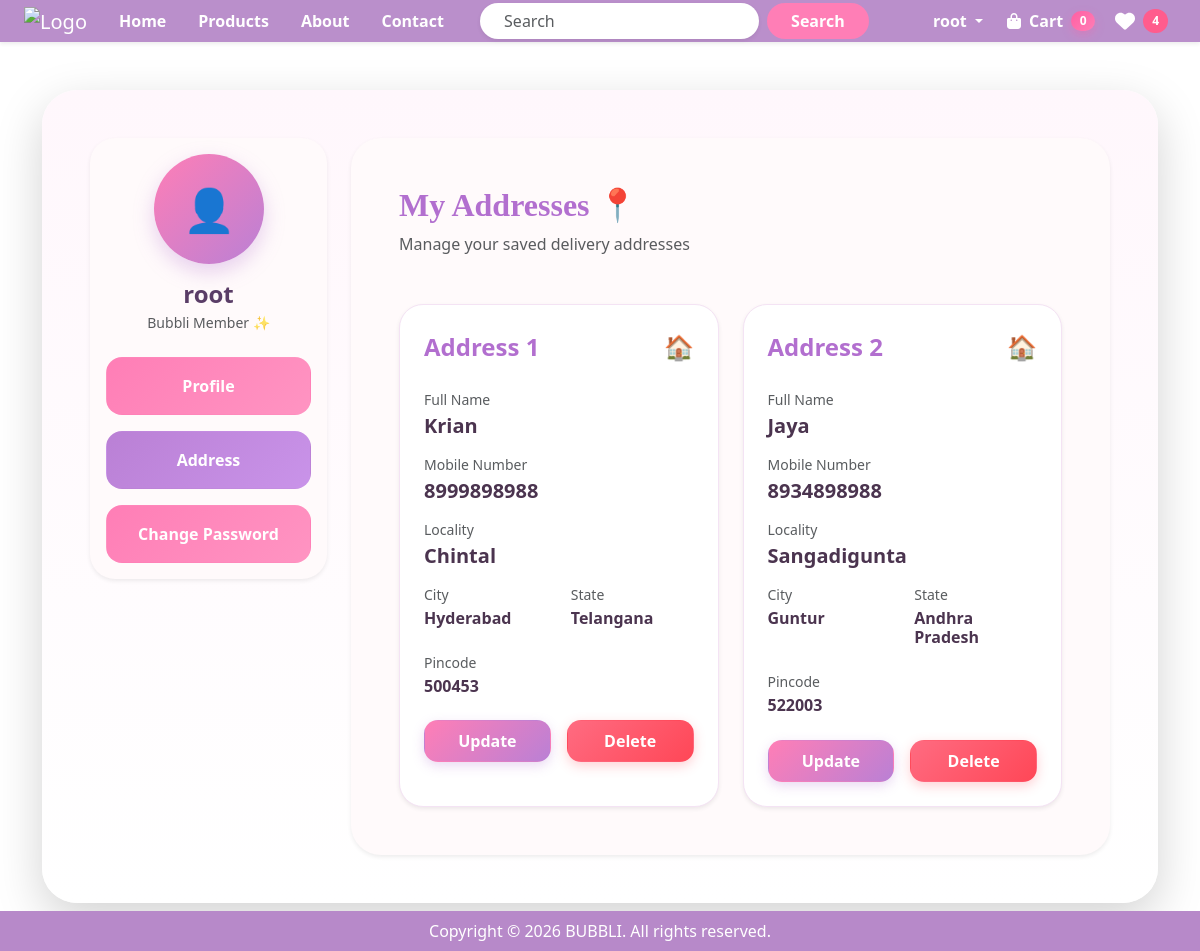
The page /address/ (signed in) on the database its author committed.
### app/models.py (models this page shows, shortened)
class Customer(models.Model):
    user = models.ForeignKey(User, on_delete=models.CASCADE)
    name = models.CharField(max_length=200)
    locality = models.CharField(max_length=200)
    city = models.CharField(max_length=50)
    mobile = models.IntegerField(default=0)
    pincode = models.IntegerField()
    state = models.CharField(choices=STATE_CHOICES, max_length=100)

### app/views.py (the view)
# urls.py: path('address/', views.address, name="address"),
@login_required
def address(request):
    totalitem = 0
    wishitem = 0
    if request.user.is_authenticated:
        totalitem = Cart.objects.filter(user=request.user).aggregate(total=Sum('quantity'))['total'] or 0
        wishitem = len(Wishlist.objects.filter(user=request.user))
    add = Customer.objects.filter(user=request.user)
    return render(request, 'app/address.html', locals())

### app/templates/app/address.html (shortened to what this page needs)
{% extends "app/base.html" %}
{% load static %}
{% block main-content %}
<div class="container py-5">
    <div class="card border-0 shadow-lg p-4 p-lg-5"
         style="border-radius:35px; background:linear-gradient(180deg,#fff7fc,#ffffff);">
        <div class="row">
            <div class="col-lg-3 mb-4 mb-lg-0">
                <div class="card border-0 shadow-sm p-3" style="border-radius:25px; background:#fffafb;">
                    <div class="text-center mb-4">
                        <div style="width:110px; height:110px; background:linear-gradient(135deg,#ff7eb6,#ba80d5); border-radius:50%; margin:auto; display:flex; align-items:center;
                            justify-content:center; font-size:42px; color:white; box-shadow:0 8px 20px rgba(186,128,213,0.35);"> 👤 </div>
                        <h4 class="fw-bold mt-3 mb-1" style="color:#5a3d67;">{{request.user}}</h4>
                        <p class="text-muted small mb-0"> Bubbli Member ✨ </p>
                    </div>
                    <ul class="list-unstyled mb-0">
                        <li class="d-grid mb-3">
                            <a href="{% url 'profile' %}" class="btn text-white fw-bold py-3"
                            style="background:linear-gradient(135deg,#ff7eb6,#ff94c2);border-radius:16px;">Profile </a>
                        </li>
                        <li class="d-grid mb-3">
                            <a href="{% url 'address' %}" class="btn text-white fw-bold py-3"
                               style="background:linear-gradient(135deg,#ba80d5,#c993e9); border-radius:16px;">Address</a>
                        </li>
                        <li class="d-grid">
                            <a href="{% url 'passwordchange' %}" class="btn text-white fw-bold py-3"
                                style="background:linear-gradient(135deg,#ff7eb6,#ff94c2);border-radius:16px;">Change Password </a>
                        </li>
                    </ul>
                </div>
            </div>
            <div class="col-lg-9">
                <div class="card border-0 shadow-sm p-4 p-lg-5" style="border-radius:30px; background:#fffafb;">
                    <div class="d-flex justify-content-between align-items-center flex-wrap mb-5">
                        <div>
                            <h2 class="fw-bold mb-2" style="color:#b26fcf; font-family:Georgia;"> My Addresses 📍 </h2>
                            <p class="text-muted mb-0"> Manage your saved delivery addresses</p>
                        </div>
                    </div>
                    <div class="row g-4">
                        {% for ad in add %}
                        <div class="col-md-6">
                            <div class="p-4 h-100 shadow-sm"style="background:white; border-radius:24px; border:1px solid #f4e3f4;">
                                <div class="d-flex justify-content-between align-items-center mb-4">
                                    <h4 class="fw-bold mb-0" style="color:#b26fcf;">Address {{forloop.counter}}</h4>
                                    <span style="font-size:24px;">🏠</span>
                                </div>
                                <div class="mb-3">
                                    <p class="text-muted small mb-1">Full Name</p>
                                    <h5 class="fw-bold" style="color:#4b344f;"> {{ad.name}}</h5>
                                </div>
                                <div class="mb-3">
                                    <p class="text-muted small mb-1"> Mobile Number </p>
                                    <h5 class="fw-bold" style="color:#4b344f;"> {{ad.mobile}}</h5>
                                </div>
                                <div class="mb-3">
                                    <p class="text-muted small mb-1"> Locality</p>
                                    <h5 class="fw-bold" style="color:#4b344f;"> {{ad.locality}} </h5>
                                </div>
                                <div class="row">
                                    <div class="col-6 mb-3">
                                        <p class="text-muted small mb-1"> City </p>
                                        <h6 class="fw-bold" style="color:#4b344f;"> {{ad.city}}</h6>
                                    </div>
                                    <div class="col-6 mb-3">
                                        <p class="text-muted small mb-1"> State </p>
                                        <h6 class="fw-bold" style="color:#4b344f;"> {{ad.state}} </h6>
                                    </div>
                                </div>
                                <div class="mb-4">
                                    <p class="text-muted small mb-1"> Pincode </p>
                                    <h6 class="fw-bold" style="color:#4b344f;"> {{ad.pincode}} </h6>
                                </div>
                                <div class="d-flex gap-3">
                                    <a href="{% url 'updateAddress' pk=ad.id %}" class="btn text-white fw-bold w-100 py-2"
                                       style="background:linear-gradient(135deg,#ff7eb6,#ba80d5); border-radius:14px; box-shadow:0 4px 12px rgba(186,128,213,0.30);">
                                        Update </a>
                                    <a href="{% url 'deleteAddress' ad.id %}" class="btn text-white fw-bold w-100 py-2"
                                       style="background:linear-gradient(135deg,#ff6b81,#ff4757); border-radius:14px; box-shadow:0 4px 12px rgba(255,71,87,0.25);">
                                        Delete</a>
                                </div>
                            </div>
                        </div>
                        {% endfor %}
                    </div>
                </div>
            </div>
        </div>
    </div>
</div>
{% endblock main-content %}

### app/templates/app/base.html (shortened to what this page needs)
<!Doctype html>
{% load static %}
<html lang="en">
  <head>
    <link rel="stylesheet" href="https://cdnjs.cloudflare.com/ajax/libs/font-awesome/6.5.1/css/all.min.css">
    <link href="https://cdn.jsdelivr.net/npm/bootstrap@5.3.3/dist/css/bootstrap.min.css" rel="stylesheet">
    <link rel="stylesheet"href="https://cdn.jsdelivr.net/npm/bootstrap-icons@1.11.3/font/bootstrap-icons.min.css">
    <link rel="stylesheet" href="{% static "app/css/owl.carousel.min.css" %}">
    <link rel="stylesheet" href="{% static "app/css/all.min.css" %}">
    <link rel="stylesheet" href="{% static "app/css/style.css" %}">
    <link rel="stylesheet" href="https://cdnjs.cloudflare.com/ajax/libs/font-awesome/6.5.1/css/all.min.css">
  </head>
  <body>
<nav class="navbar navbar-expand-lg navbar-dark shadow-sm sticky-top"
     style="background: rgba(183, 137, 201, 0.95); backdrop-filter: blur(12px);
     -webkit-backdrop-filter: blur(12px); padding: 0;">
  <div class="container-fluid px-4">
    <a class="navbar-brand me-4" href="/">
      <img src="{% static 'app/images/logo.png' %}"
     alt="Logo"
     width="130"
     class="img-fluid">
    </a>
    <div class="collapse navbar-collapse"
         id="navbarSupportedContent">
      {% if request.user.is_authenticated %}
      <ul class="navbar-nav align-items-lg-center gap-lg-3">
        <li class="nav-item">
          <a class="nav-link text-white fw-semibold"
             href="/">
             Home
          </a>
        </li>
        <li class="nav-item">
        <a class="nav-link fw-semibold text-white" href="{% url 'products' %}">
          Products
        </a>
        </li>
        <li class="nav-item">
          <a class="nav-link text-white fw-semibold" href="{% url 'about' %}"> About</a>
        </li>
        <li class="nav-item">
          <a class="nav-link text-white fw-semibold" href="{% url 'contact' %}">Contact</a>
        </li>
      </ul>
      <form class="d-flex mx-auto my-3 my-lg-0" role="search" action="{% url 'search' %}" method="GET">
        <input class="form-control rounded-pill border-0 px-4 shadow-sm" type="search" placeholder="Search" aria-label="Search" name="search">
        <button class="btn text-white ms-2 px-4 rounded-pill fw-semibold" style="background:#ff7eb6; border:none;" type="submit">
            Search
        </button>
      </form>
      <ul class="navbar-nav ms-auto align-items-lg-center gap-lg-2">
        <li class="nav-item dropdown">
          <a class="nav-link dropdown-toggle text-white fw-semibold"
             href="#" role="button" data-bs-toggle="dropdown">
             {{request.user}}
          </a>
        </li>
        <li class="nav-item me-3">
        <a class="nav-link fw-semibold d-flex align-items-center gap-2 text-white"
          href="{% url 'showcart' %}">
          <i class="fa-solid fa-bag-shopping"></i><span>Cart</span>
            <span id="cart-count" class="badge rounded-pill px-2 py-1"
                  style=" background:linear-gradient(135deg,#ff5fa2,#ff7eb6); color:white; font-size:12px; min-width:24px;
                  box-shadow:0 4px 10px rgba(255,94,162,0.35);">
                {% if totalitem > 0 %}
                    {{ totalitem }}
                {% else %}
                    0
                {% endif %}
            </span>
            </a>
        </li>
        <li class="nav-item" style="margin-left:-20px;">
            <a class="nav-link text-white fw-semibold d-flex align-items-center"
              href="{% url 'wishlist' %}">
                <i class="fa-solid fa-heart fs-5"></i>
                <span class="badge rounded-pill ms-2"
                      style="
                      background:#ff5c8d;
                      font-size:12px;
                      padding:6px 9px;">
                    {% if wishitem > 0 %}
                        {{ wishitem }}
                    {% else %}
                        0
                    {% endif %}
                </span>
            </a>
        </li>
      {% endif %}
    </div>
  </div>
</nav>
    {% block main-content %}{% endblock main-content %}
    <footer class="container-fluid p-2 mt-5 fixed-bottom" style="background-color: #b789c9; color: white; align-items: center; text-align: center;">
      Copyright &copy; 2026 BUBBLI. All rights reserved.
    </footer>
  </body>
</html>

### rows shown on the page
Customer: name "Krian", mobile "8999898988", locality "Chintal", city "Hyderabad", state "Telangana", pincode "500453"
Customer: name "Jaya", mobile "8934898988", locality "Sangadigunta", city "Guntur", state "Andhra Pradesh", pincode "522003"

### other values the page prints
{{ request.user }} "root"
{{ wishitem }} "4"
